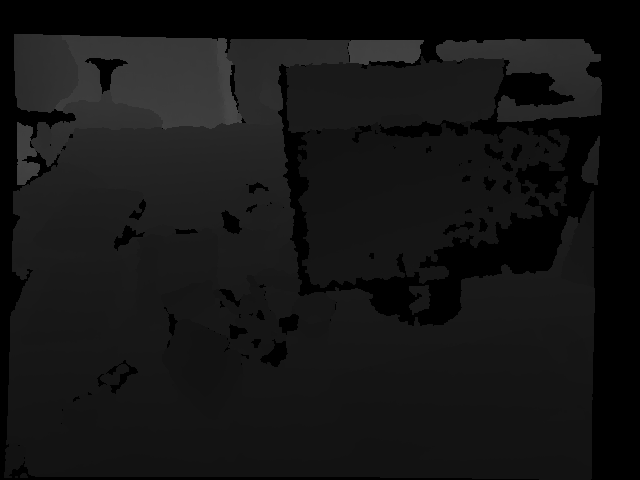
#> input picture src/mapping_as_surface_reconstruction/rgbd_dataset_freiburg1_xyz/depth/1305031102.160407.png, 640 x 480 px, found by its file name; its folder holds only this picture in this run
$ python dept_range.py
#> lines starting #> are read from the running program, lines starting #| are printed output that depends on the picture; after the words box and inside, x2 and y2 are one past the last pixel; in counts of white or black regions, pixels touching at a corner belong together; long printed decimals are rounded
import cv2
import numpy as np
import os

# This function loops over all depth images in a directory and compute the average minimum and
# maximum depths and the average depth.
def get_depth_range(directory):
    min_depths = []
    max_depths = []
    avg_depths = []
    for filename in os.listdir(directory):
        if filename.endswith(".png"):
            # Load the depth image
            depth_image = cv2.imread(os.path.join(directory, filename), cv2.IMREAD_UNCHANGED)
#> depth_image is the input picture: shape (480, 640) uint16; min 0, max 18587, mean 5339.7

            # Convert to floating point depth in meters
            depth_image = depth_image.astype(np.float32) / 5000.0
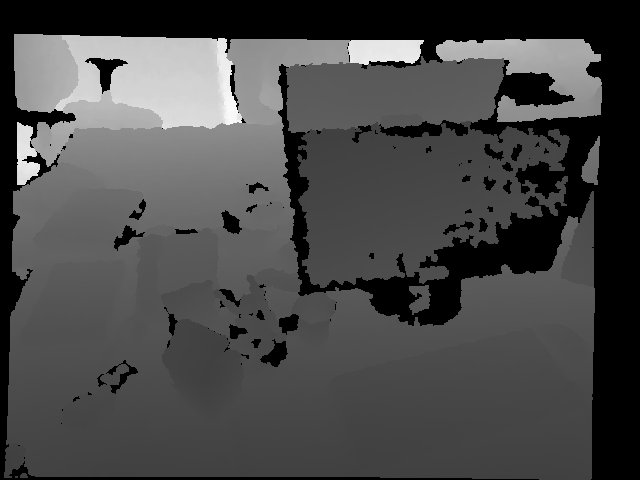
#> depth_image: shape (480, 640) float32; min 0, max 3.72, mean 1.07; drawn with min black and max white

            # Mask out zero values (missing data)
            mask = depth_image > 0
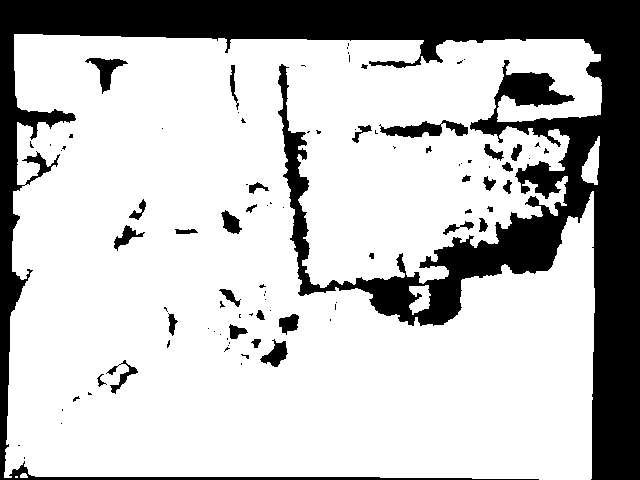
#> mask: shape (480, 640) bool; 74.8% white; 92 black regions (59 under 20 px), largest, box (x1, y1, x2, y2) and area: (0, 0, 640, 480) 72112, (379, 120, 468, 138) 814, (85, 58, 128, 94) 536
            depth_image = depth_image[mask]

            if depth_image.size > 0: # Check that there is data
                # Compute minimum and maximum depth
                min_depth = np.min(depth_image)
#> min_depth = 0.903
                max_depth = np.max(depth_image)
#> max_depth = 3.72
                avg_depth = np.mean(depth_image)
#> avg_depth = 1.43
                min_depths.append(min_depth)
                max_depths.append(max_depth)
                avg_depths.append(avg_depth)

    # Compute average minimum, maximum and average depth
    avg_min_depth = np.mean(min_depths)
#> avg_min_depth = 0.903
    avg_max_depth = np.mean(max_depths)
#> avg_max_depth = 3.72
    avg_avg_depth = np.mean(avg_depths)
#> avg_avg_depth = 1.43

    return avg_min_depth, avg_max_depth, avg_avg_depth

directory = "/home/anil/Desktop/kinect_fusion_project/rgbd_dataset_freiburg1_xyz/depth" # replace with your directory
avg_min_depth, avg_max_depth, avg_avg_depth = get_depth_range(directory)
#> avg_min_depth = 0.903; avg_max_depth = 3.72; avg_avg_depth = 1.43

print(f'Average minimum depth: {avg_min_depth} meters')
#| Average minimum depth: 0.9026 meters
print(f'Average maximum depth: {avg_max_depth} meters')
#| Average maximum depth: 3.717 meters
print(f'Average depth: {avg_avg_depth} meters')
#| Average depth: 1.427 meters

$ run again, on src/mapping_as_surface_reconstruction/rgbd_dataset_freiburg1_xyz/depth/1305031102.526330.png
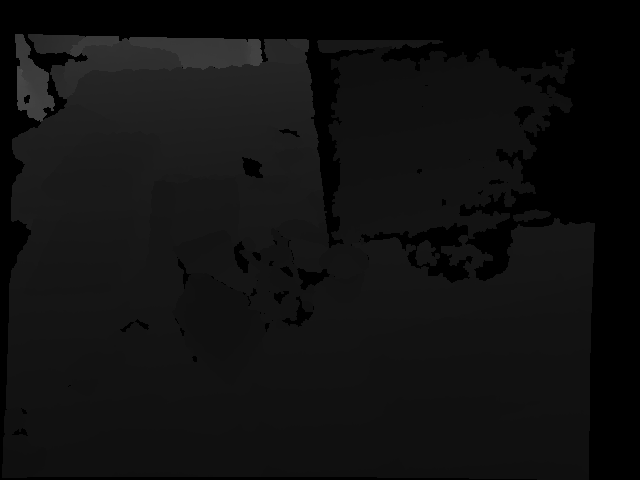
#> input picture src/mapping_as_surface_reconstruction/rgbd_dataset_freiburg1_xyz/depth/1305031102.526330.png, 640 x 480 px, found by its file name
#> in get_depth_range, depth_image is the input picture: shape (480, 640) uint16; min 0, max 19422, mean 4219.4
#> in get_depth_range, `depth_image = depth_image.astype(np.float32) / 5000.0`:
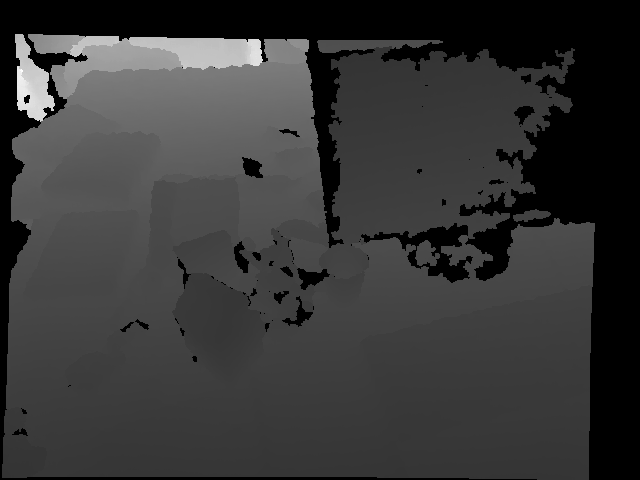
#> depth_image: shape (480, 640) float32; min 0, max 3.88, mean 0.844; drawn with min black and max white
#> in get_depth_range, `mask = depth_image > 0`:
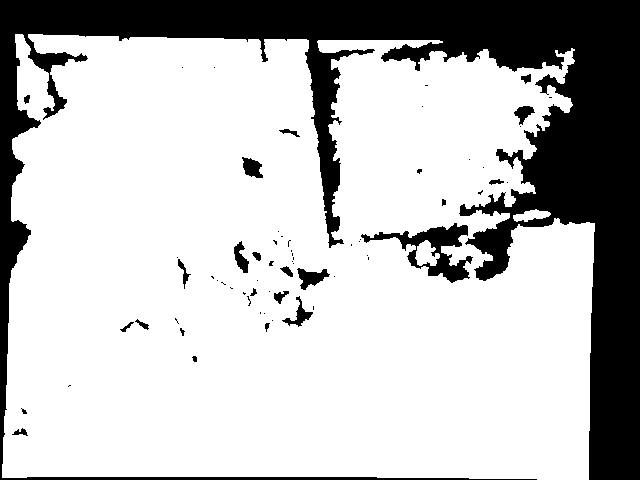
#> mask: shape (480, 640) bool; 74.8% white; 66 black regions (43 under 20 px), largest, box (x1, y1, x2, y2) and area: (0, 0, 640, 480) 72889, (361, 223, 473, 283) 2086, (297, 268, 330, 290) 366
#> min_depth = 0.784
#> max_depth = 3.88
#> avg_depth = 1.13
#> in get_depth_range, `avg_min_depth = np.mean(min_depths)`: avg_min_depth = 0.784
#> in get_depth_range, `avg_max_depth = np.mean(max_depths)`: avg_max_depth = 3.88
#> in get_depth_range, `avg_avg_depth = np.mean(avg_depths)`: avg_avg_depth = 1.13
#> `avg_min_depth, avg_max_depth, avg_avg_depth = get_depth_range(directory)`: avg_min_depth = 0.784; avg_max_depth = 3.88; avg_avg_depth = 1.13
#| Average minimum depth: 0.784 meters
#| Average maximum depth: 3.884 meters
#| Average depth: 1.128 meters

$ run again, on src/mapping_as_surface_reconstruction/rgbd_dataset_freiburg1_xyz/depth/1305031102.626818.png
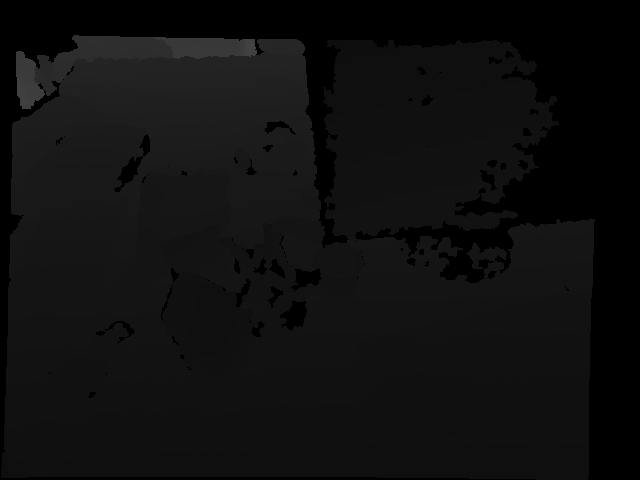
#> input picture src/mapping_as_surface_reconstruction/rgbd_dataset_freiburg1_xyz/depth/1305031102.626818.png, 640 x 480 px, found by its file name
#> in get_depth_range, depth_image is the input picture: shape (480, 640) uint16; min 0, max 17643, mean 3977.6
#> in get_depth_range, `depth_image = depth_image.astype(np.float32) / 5000.0`:
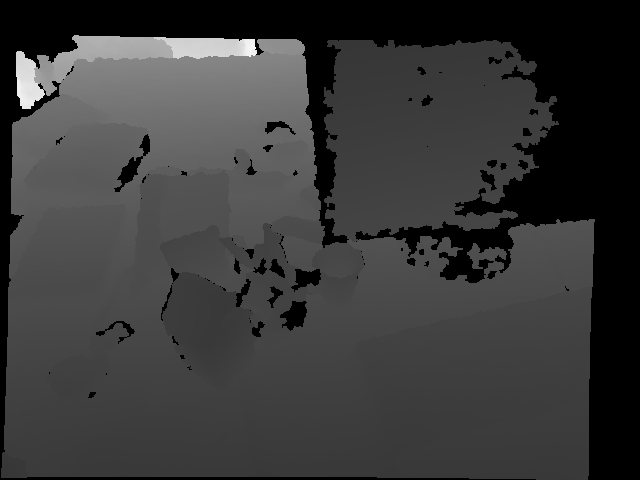
#> depth_image: shape (480, 640) float32; min 0, max 3.53, mean 0.796; drawn with min black and max white
#> in get_depth_range, `mask = depth_image > 0`:
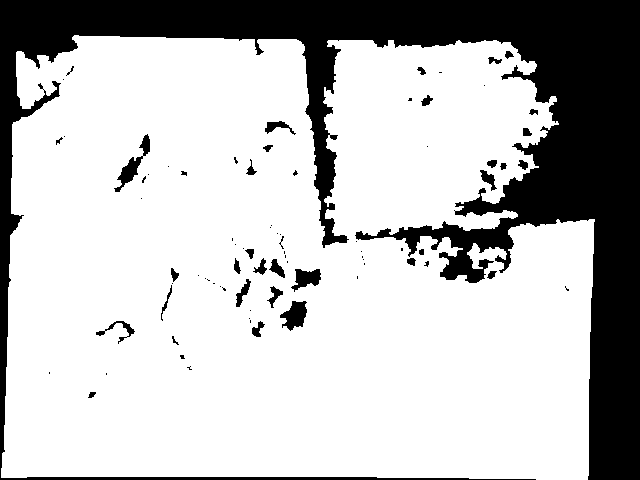
#> mask: shape (480, 640) bool; 74.7% white; 81 black regions (45 under 20 px), largest, box (x1, y1, x2, y2) and area: (0, 0, 640, 480) 73983, (114, 134, 150, 192) 520, (280, 301, 307, 331) 490
#> min_depth = 0.747
#> max_depth = 3.53
#> avg_depth = 1.07
#> in get_depth_range, `avg_min_depth = np.mean(min_depths)`: avg_min_depth = 0.747
#> in get_depth_range, `avg_max_depth = np.mean(max_depths)`: avg_max_depth = 3.53
#> in get_depth_range, `avg_avg_depth = np.mean(avg_depths)`: avg_avg_depth = 1.07
#> `avg_min_depth, avg_max_depth, avg_avg_depth = get_depth_range(directory)`: avg_min_depth = 0.747; avg_max_depth = 3.53; avg_avg_depth = 1.07
#| Average minimum depth: 0.7468 meters
#| Average maximum depth: 3.529 meters
#| Average depth: 1.065 meters

$ run again, on src/mapping_as_surface_reconstruction/rgbd_dataset_freiburg1_xyz/depth/1305031103.094040.png
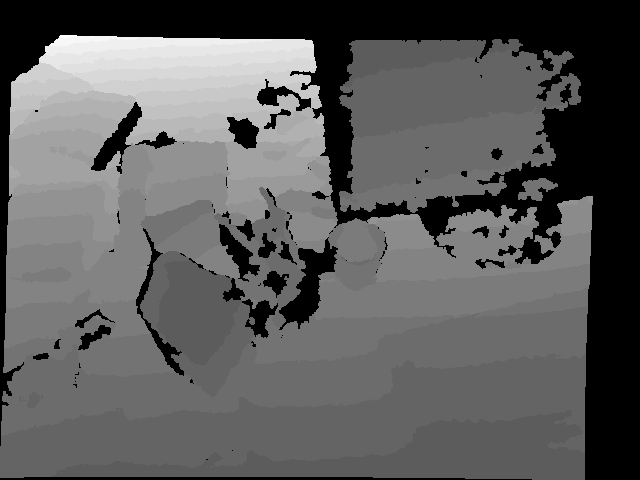
#> input picture src/mapping_as_surface_reconstruction/rgbd_dataset_freiburg1_xyz/depth/1305031103.094040.png, 640 x 480 px, found by its file name
#> in get_depth_range, depth_image is the input picture: shape (480, 640) uint16; min 0, max 8534, mean 3170.6
#> in get_depth_range, `mask = depth_image > 0`:
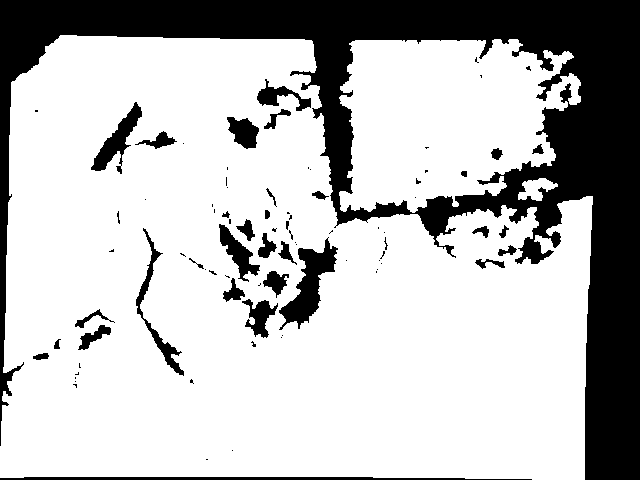
#> mask: shape (480, 640) bool; 73.9% white; 85 black regions (51 under 20 px), largest, box (x1, y1, x2, y2) and area: (0, 0, 640, 480) 68429, (279, 237, 338, 330) 2063, (0, 477, 532, 480) 1346
#> min_depth = 0.622
#> max_depth = 1.71
#> avg_depth = 0.858
#> in get_depth_range, `avg_min_depth = np.mean(min_depths)`: avg_min_depth = 0.622
#> in get_depth_range, `avg_max_depth = np.mean(max_depths)`: avg_max_depth = 1.71
#> in get_depth_range, `avg_avg_depth = np.mean(avg_depths)`: avg_avg_depth = 0.858
#> `avg_min_depth, avg_max_depth, avg_avg_depth = get_depth_range(directory)`: avg_min_depth = 0.622; avg_max_depth = 1.71; avg_avg_depth = 0.858
#| Average minimum depth: 0.6222 meters
#| Average maximum depth: 1.707 meters
#| Average depth: 0.8577 meters

$ run again, on src/mapping_as_surface_reconstruction/rgbd_dataset_freiburg1_xyz/depth/1305031102.262886.png
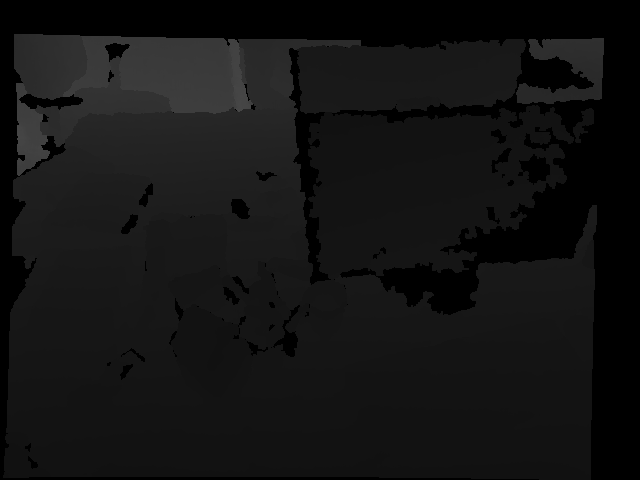
#> input picture src/mapping_as_surface_reconstruction/rgbd_dataset_freiburg1_xyz/depth/1305031102.262886.png, 640 x 480 px, found by its file name
#> in get_depth_range, depth_image is the input picture: shape (480, 640) uint16; min 0, max 18009, mean 5004.5
#> in get_depth_range, `depth_image = depth_image.astype(np.float32) / 5000.0`:
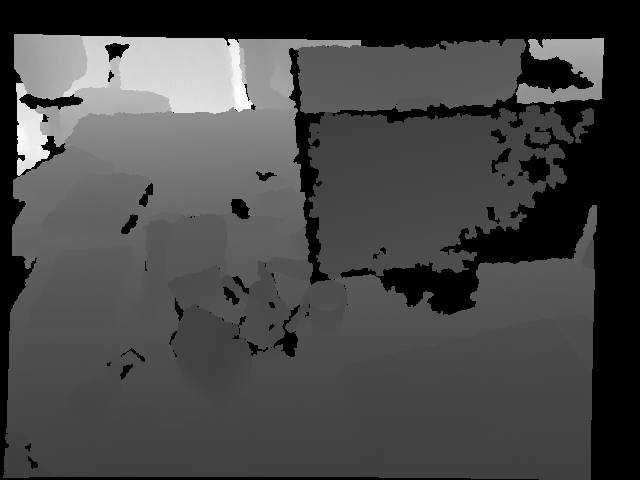
#> depth_image: shape (480, 640) float32; min 0, max 3.6, mean 1; drawn with min black and max white
#> in get_depth_range, `mask = depth_image > 0`:
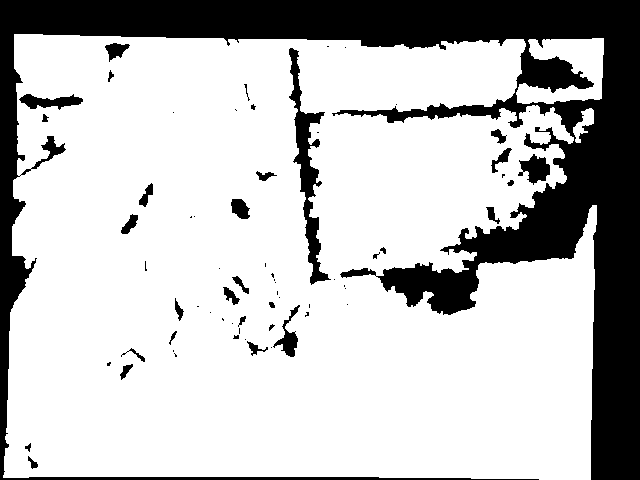
#> mask: shape (480, 640) bool; 75.2% white; 67 black regions (36 under 20 px), largest, box (x1, y1, x2, y2) and area: (0, 0, 640, 480) 69422, (289, 48, 331, 285) 2650, (518, 154, 550, 185) 567
#> min_depth = 0.858
#> max_depth = 3.6
#> avg_depth = 1.33
#> in get_depth_range, `avg_min_depth = np.mean(min_depths)`: avg_min_depth = 0.858
#> in get_depth_range, `avg_max_depth = np.mean(max_depths)`: avg_max_depth = 3.6
#> in get_depth_range, `avg_avg_depth = np.mean(avg_depths)`: avg_avg_depth = 1.33
#> `avg_min_depth, avg_max_depth, avg_avg_depth = get_depth_range(directory)`: avg_min_depth = 0.858; avg_max_depth = 3.6; avg_avg_depth = 1.33
#| Average minimum depth: 0.8584 meters
#| Average maximum depth: 3.602 meters
#| Average depth: 1.331 meters
